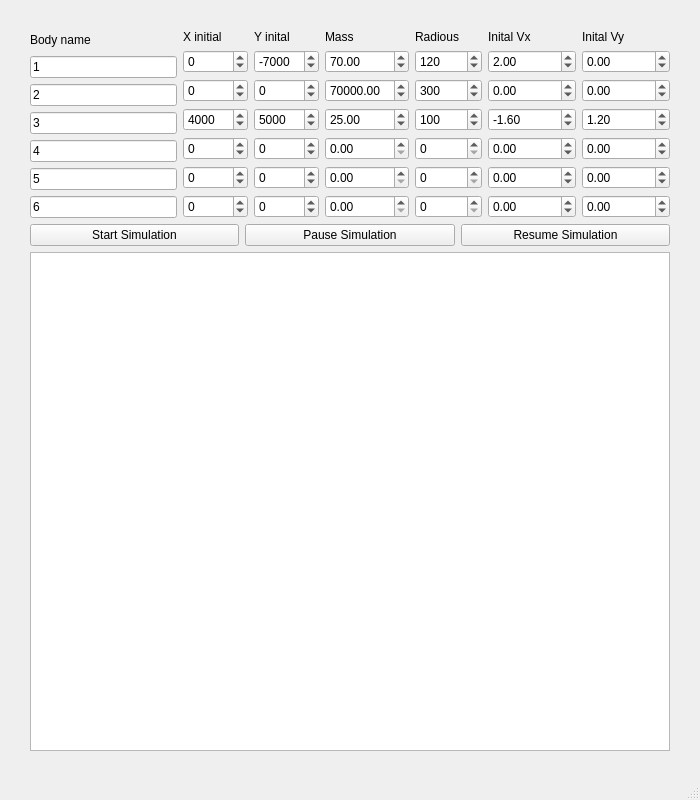
<?xml version="1.0" encoding="UTF-8"?>
<ui version="4.0">
 <class>MainWindow</class>
 <widget class="QMainWindow" name="MainWindow">
  <property name="geometry">
   <rect>
    <x>0</x>
    <y>0</y>
    <width>700</width>
    <height>800</height>
   </rect>
  </property>
  <property name="windowTitle">
   <string>MainWindow</string>
  </property>
  <widget class="QWidget" name="centralwidget">
   <property name="focusPolicy">
    <enum>Qt::NoFocus</enum>
   </property>
   <widget class="QWidget" name="layoutWidget">
    <property name="geometry">
     <rect>
      <x>30</x>
      <y>30</y>
      <width>640</width>
      <height>721</height>
     </rect>
    </property>
    <layout class="QVBoxLayout" name="verticalLayout">
     <item>
      <layout class="QHBoxLayout" name="inputs_frame">
       <item>
        <layout class="QVBoxLayout" name="name_frame">
         <item>
          <widget class="QLabel" name="name_label">
           <property name="text">
            <string>Body name</string>
           </property>
          </widget>
         </item>
         <item>
          <widget class="QLineEdit" name="name_box_1">
           <property name="text">
            <string notr="true">1</string>
           </property>
          </widget>
         </item>
         <item>
          <widget class="QLineEdit" name="name_box_2">
           <property name="text">
            <string>2</string>
           </property>
          </widget>
         </item>
         <item>
          <widget class="QLineEdit" name="name_box_3">
           <property name="text">
            <string>3</string>
           </property>
          </widget>
         </item>
         <item>
          <widget class="QLineEdit" name="name_box_4">
           <property name="text">
            <string>4</string>
           </property>
          </widget>
         </item>
         <item>
          <widget class="QLineEdit" name="name_box_5">
           <property name="text">
            <string>5</string>
           </property>
          </widget>
         </item>
         <item>
          <widget class="QLineEdit" name="name_box_6">
           <property name="text">
            <string>6</string>
           </property>
           <property name="frame">
            <bool>true</bool>
           </property>
           <property name="cursorPosition">
            <number>0</number>
           </property>
          </widget>
         </item>
        </layout>
       </item>
       <item>
        <layout class="QVBoxLayout" name="x_frame">
         <item>
          <widget class="QLabel" name="x_label">
           <property name="text">
            <string>X initial</string>
           </property>
          </widget>
         </item>
         <item>
          <widget class="QSpinBox" name="x_box_1">
           <property name="minimum">
            <number>-99999</number>
           </property>
           <property name="maximum">
            <number>99999</number>
           </property>
           <property name="value">
            <number>0</number>
           </property>
          </widget>
         </item>
         <item>
          <widget class="QSpinBox" name="x_box_2">
           <property name="minimum">
            <number>-99999</number>
           </property>
           <property name="maximum">
            <number>99999</number>
           </property>
          </widget>
         </item>
         <item>
          <widget class="QSpinBox" name="x_box_3">
           <property name="minimum">
            <number>-99999</number>
           </property>
           <property name="maximum">
            <number>99999</number>
           </property>
           <property name="value">
            <number>4000</number>
           </property>
          </widget>
         </item>
         <item>
          <widget class="QSpinBox" name="x_box_4">
           <property name="minimum">
            <number>-99999</number>
           </property>
           <property name="maximum">
            <number>99999</number>
           </property>
          </widget>
         </item>
         <item>
          <widget class="QSpinBox" name="x_box_5">
           <property name="minimum">
            <number>-99999</number>
           </property>
           <property name="maximum">
            <number>99999</number>
           </property>
          </widget>
         </item>
         <item>
          <widget class="QSpinBox" name="x_box_6">
           <property name="minimum">
            <number>-99999</number>
           </property>
           <property name="maximum">
            <number>99999</number>
           </property>
          </widget>
         </item>
        </layout>
       </item>
       <item>
        <layout class="QVBoxLayout" name="y_frame">
         <item>
          <widget class="QLabel" name="y_label">
           <property name="text">
            <string>Y inital</string>
           </property>
          </widget>
         </item>
         <item>
          <widget class="QSpinBox" name="y_box_1">
           <property name="minimum">
            <number>-99999</number>
           </property>
           <property name="maximum">
            <number>99999</number>
           </property>
           <property name="value">
            <number>-7000</number>
           </property>
          </widget>
         </item>
         <item>
          <widget class="QSpinBox" name="y_box_2">
           <property name="minimum">
            <number>-99999</number>
           </property>
           <property name="maximum">
            <number>99999</number>
           </property>
          </widget>
         </item>
         <item>
          <widget class="QSpinBox" name="y_box_3">
           <property name="minimum">
            <number>-99999</number>
           </property>
           <property name="maximum">
            <number>99999</number>
           </property>
           <property name="value">
            <number>5000</number>
           </property>
          </widget>
         </item>
         <item>
          <widget class="QSpinBox" name="y_box_4">
           <property name="minimum">
            <number>-99999</number>
           </property>
           <property name="maximum">
            <number>99999</number>
           </property>
          </widget>
         </item>
         <item>
          <widget class="QSpinBox" name="y_box_5">
           <property name="minimum">
            <number>-99999</number>
           </property>
           <property name="maximum">
            <number>99999</number>
           </property>
          </widget>
         </item>
         <item>
          <widget class="QSpinBox" name="y_box_6">
           <property name="minimum">
            <number>-99999</number>
           </property>
           <property name="maximum">
            <number>99999</number>
           </property>
          </widget>
         </item>
        </layout>
       </item>
       <item>
        <layout class="QVBoxLayout" name="m_frame">
         <item>
          <widget class="QLabel" name="m_label">
           <property name="text">
            <string>Mass</string>
           </property>
          </widget>
         </item>
         <item>
          <widget class="QDoubleSpinBox" name="m_box_1">
           <property name="maximum">
            <double>999999.989999999990687</double>
           </property>
           <property name="value">
            <double>70.000000000000000</double>
           </property>
          </widget>
         </item>
         <item>
          <widget class="QDoubleSpinBox" name="m_box_2">
           <property name="maximum">
            <double>999999.989999999990687</double>
           </property>
           <property name="value">
            <double>70000.000000000000000</double>
           </property>
          </widget>
         </item>
         <item>
          <widget class="QDoubleSpinBox" name="m_box_3">
           <property name="maximum">
            <double>999999.989999999990687</double>
           </property>
           <property name="value">
            <double>25.000000000000000</double>
           </property>
          </widget>
         </item>
         <item>
          <widget class="QDoubleSpinBox" name="m_box_4">
           <property name="maximum">
            <double>999999.989999999990687</double>
           </property>
          </widget>
         </item>
         <item>
          <widget class="QDoubleSpinBox" name="m_box_5">
           <property name="maximum">
            <double>999999.989999999990687</double>
           </property>
          </widget>
         </item>
         <item>
          <widget class="QDoubleSpinBox" name="m_box_6">
           <property name="maximum">
            <double>999999.989999999990687</double>
           </property>
          </widget>
         </item>
        </layout>
       </item>
       <item>
        <layout class="QVBoxLayout" name="r_frame">
         <item>
          <widget class="QLabel" name="r_label">
           <property name="text">
            <string>Radious</string>
           </property>
          </widget>
         </item>
         <item>
          <widget class="QSpinBox" name="r_box_1">
           <property name="maximum">
            <number>99999999</number>
           </property>
           <property name="value">
            <number>120</number>
           </property>
          </widget>
         </item>
         <item>
          <widget class="QSpinBox" name="r_box_2">
           <property name="maximum">
            <number>99999999</number>
           </property>
           <property name="value">
            <number>300</number>
           </property>
           <property name="displayIntegerBase">
            <number>10</number>
           </property>
          </widget>
         </item>
         <item>
          <widget class="QSpinBox" name="r_box_3">
           <property name="maximum">
            <number>99999999</number>
           </property>
           <property name="value">
            <number>100</number>
           </property>
          </widget>
         </item>
         <item>
          <widget class="QSpinBox" name="r_box_4">
           <property name="maximum">
            <number>99999999</number>
           </property>
          </widget>
         </item>
         <item>
          <widget class="QSpinBox" name="r_box_5">
           <property name="maximum">
            <number>99999999</number>
           </property>
          </widget>
         </item>
         <item>
          <widget class="QSpinBox" name="r_box_6">
           <property name="maximum">
            <number>99999999</number>
           </property>
          </widget>
         </item>
        </layout>
       </item>
       <item>
        <layout class="QVBoxLayout" name="vx_frame">
         <item>
          <widget class="QLabel" name="vx_label">
           <property name="text">
            <string>Inital Vx</string>
           </property>
          </widget>
         </item>
         <item>
          <widget class="QDoubleSpinBox" name="vx_box_1">
           <property name="minimum">
            <double>-999999.989999999990687</double>
           </property>
           <property name="maximum">
            <double>999999.989999999990687</double>
           </property>
           <property name="value">
            <double>2.000000000000000</double>
           </property>
          </widget>
         </item>
         <item>
          <widget class="QDoubleSpinBox" name="vx_box_2">
           <property name="minimum">
            <double>-999999.989999999990687</double>
           </property>
           <property name="maximum">
            <double>999999.989999999990687</double>
           </property>
           <property name="value">
            <double>0.000000000000000</double>
           </property>
          </widget>
         </item>
         <item>
          <widget class="QDoubleSpinBox" name="vx_box_3">
           <property name="minimum">
            <double>-999999.989999999990687</double>
           </property>
           <property name="maximum">
            <double>999999.989999999990687</double>
           </property>
           <property name="value">
            <double>-1.600000000000000</double>
           </property>
          </widget>
         </item>
         <item>
          <widget class="QDoubleSpinBox" name="vx_box_4">
           <property name="minimum">
            <double>-999999.989999999990687</double>
           </property>
           <property name="maximum">
            <double>999999.989999999990687</double>
           </property>
           <property name="value">
            <double>0.000000000000000</double>
           </property>
          </widget>
         </item>
         <item>
          <widget class="QDoubleSpinBox" name="vx_box_5">
           <property name="minimum">
            <double>-999999.989999999990687</double>
           </property>
           <property name="maximum">
            <double>999999.989999999990687</double>
           </property>
           <property name="value">
            <double>0.000000000000000</double>
           </property>
          </widget>
         </item>
         <item>
          <widget class="QDoubleSpinBox" name="vx_box_6">
           <property name="minimum">
            <double>-999999.989999999990687</double>
           </property>
           <property name="maximum">
            <double>999999.989999999990687</double>
           </property>
           <property name="value">
            <double>0.000000000000000</double>
           </property>
          </widget>
         </item>
        </layout>
       </item>
       <item>
        <layout class="QVBoxLayout" name="vy_frame">
         <item>
          <widget class="QLabel" name="vy_label">
           <property name="text">
            <string>Inital Vy</string>
           </property>
          </widget>
         </item>
         <item>
          <widget class="QDoubleSpinBox" name="vy_box_1">
           <property name="minimum">
            <double>-999999.989999999990687</double>
           </property>
           <property name="maximum">
            <double>999999.989999999990687</double>
           </property>
           <property name="value">
            <double>0.000000000000000</double>
           </property>
          </widget>
         </item>
         <item>
          <widget class="QDoubleSpinBox" name="vy_box_2">
           <property name="minimum">
            <double>-999999.989999999990687</double>
           </property>
           <property name="maximum">
            <double>999999.989999999990687</double>
           </property>
           <property name="value">
            <double>0.000000000000000</double>
           </property>
          </widget>
         </item>
         <item>
          <widget class="QDoubleSpinBox" name="vy_box_3">
           <property name="minimum">
            <double>-999999.989999999990687</double>
           </property>
           <property name="maximum">
            <double>999999.989999999990687</double>
           </property>
           <property name="value">
            <double>1.200000000000000</double>
           </property>
          </widget>
         </item>
         <item>
          <widget class="QDoubleSpinBox" name="vy_box_4">
           <property name="minimum">
            <double>-999999.989999999990687</double>
           </property>
           <property name="maximum">
            <double>999999.989999999990687</double>
           </property>
           <property name="value">
            <double>0.000000000000000</double>
           </property>
          </widget>
         </item>
         <item>
          <widget class="QDoubleSpinBox" name="vy_box_5">
           <property name="minimum">
            <double>-999999.989999999990687</double>
           </property>
           <property name="maximum">
            <double>999999.989999999990687</double>
           </property>
           <property name="value">
            <double>0.000000000000000</double>
           </property>
          </widget>
         </item>
         <item>
          <widget class="QDoubleSpinBox" name="vy_box_6">
           <property name="minimum">
            <double>-999999.989999999990687</double>
           </property>
           <property name="maximum">
            <double>999999.989999999990687</double>
           </property>
           <property name="value">
            <double>0.000000000000000</double>
           </property>
          </widget>
         </item>
        </layout>
       </item>
      </layout>
     </item>
     <item>
      <layout class="QHBoxLayout" name="button_frame">
       <item>
        <widget class="QPushButton" name="start_button">
         <property name="text">
          <string notr="true">Start Simulation</string>
         </property>
        </widget>
       </item>
       <item>
        <widget class="QPushButton" name="pause_button">
         <property name="text">
          <string notr="true">Pause Simulation</string>
         </property>
        </widget>
       </item>
       <item>
        <widget class="QPushButton" name="resume_button">
         <property name="text">
          <string notr="true">Resume Simulation</string>
         </property>
        </widget>
       </item>
      </layout>
     </item>
     <item>
      <widget class="QGraphicsView" name="graphicsView"/>
     </item>
    </layout>
   </widget>
  </widget>
  <widget class="QMenuBar" name="menubar">
   <property name="geometry">
    <rect>
     <x>0</x>
     <y>0</y>
     <width>700</width>
     <height>20</height>
    </rect>
   </property>
  </widget>
  <widget class="QStatusBar" name="statusbar"/>
 </widget>
 <resources/>
 <connections/>
</ui>
